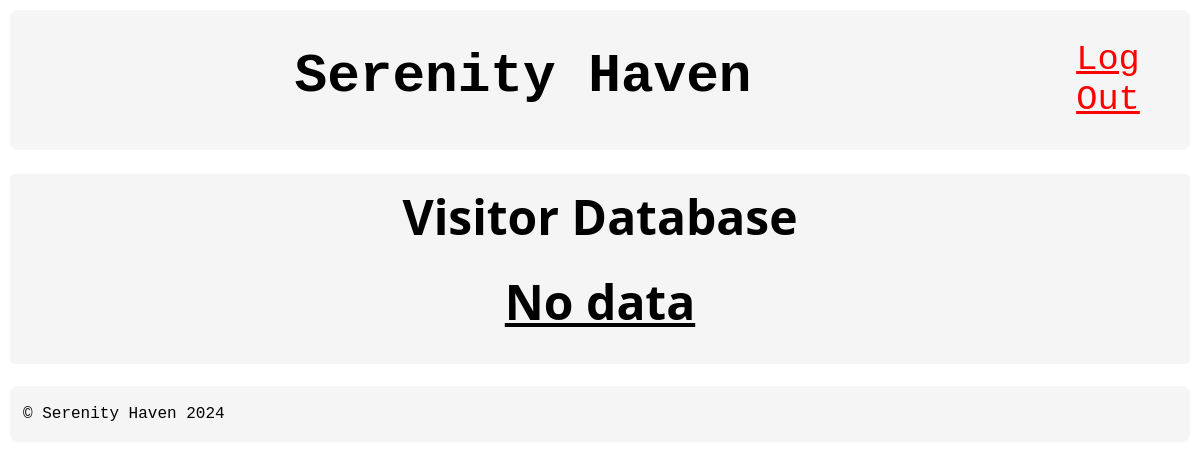
The page /mainpageSecurity.php (signed in) on the database as committed earlier.
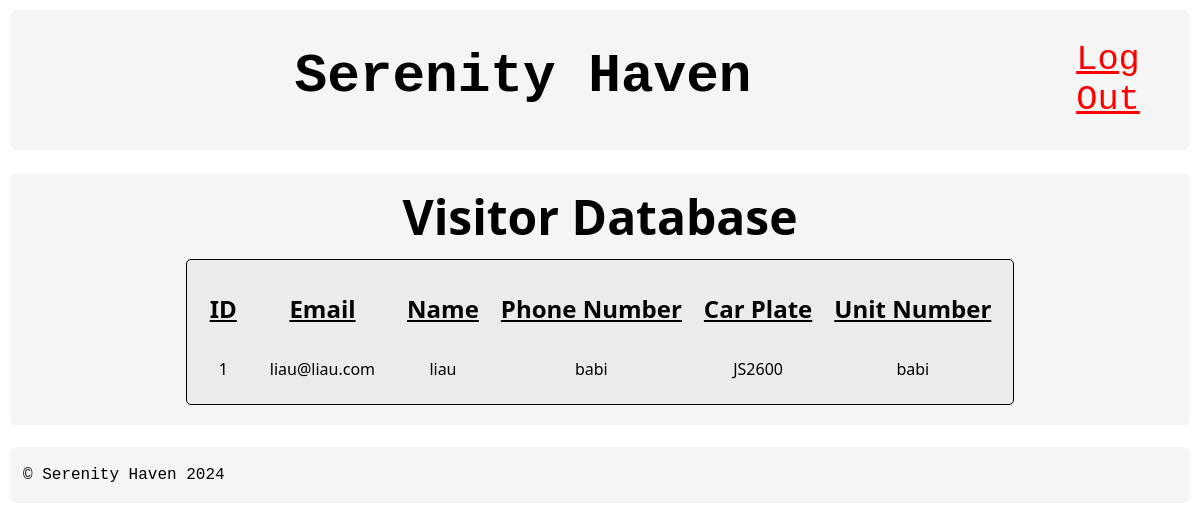
The same page on the database as committed later.
### tables this page shows
CREATE TABLE `visitor` (
  `id` int(11) NOT NULL,
  `email` varchar(255) NOT NULL,
  `name` varchar(255) NOT NULL,
  `noPhone` varchar(12) NOT NULL,
  `carPlate` varchar(10) NOT NULL,
  `noUnit` varchar(10) NOT NULL
);

### mainpageSecurity.php (the view, shortened to what this page needs)
<!DOCTYPE html>
<html lang="en">
<?php
include("session.php");
include("headerSecurity.php");
?>
<head>
</head>
<body>
	<div class="visitor">
		<h1>Visitor Database</h1>
		<?php
		$query = "SELECT * FROM visitor";
		$result = mysqli_query($conn, $query) or die(mysql_error());
		if (mysqli_num_rows ($result) > 0)
		{
			echo "<table class='table'>";
			echo "<col>";
			echo "<col>";
			echo "<col>";
			echo "<tr>";
			echo "<th>ID</th>";
			echo "<th>Email</th>";
			echo "<th>Name</th>";
			echo "<th>Phone Number</th>";
			echo "<th>Car Plate</th>";
			echo "<th>Unit Number</th>";
			while ($row = mysqli_fetch_assoc($result))
			{
				echo "<tr>";
				echo "<td>".$row['id']."</td>";
				echo "<td>".$row['email']."</td>";
				echo "<td>".$row['name']."</td>";
				echo "<td>".$row['noPhone']."</td>";
				echo "<td>".$row['carPlate']."</td>";
				echo "<td>".$row['noUnit']."</td>";
				echo "</tr>";
			}
			echo"</table>";
		}
		else{
			echo"<h1><u>No data</u></h1>";
		}
		?>
	</div>
</body>
<?php
include("footer.php");
?>
</html>

### headerSecurity.php (shortened to what this page needs)
<!DOCTYPE html>
<html lang="en" class="theme">
<head>
</head>
<body>
<div class="header">
    <div class="left">
		<h1><a href="mainpageUser.php">Serenity Haven</a></h1>
  	</div>
	<div class="right">
		<a href="logout.php">Log Out</a>
	</div>
</div>
</body>
</html>

### footer.php (shortened to what this page needs)
<!DOCTYPE html>
<html lang="en">
<head>
</head>
<body>
	<br>
	<div class="footer">
		<p>© Serenity Haven 2024</p>
	</div>
</body>
</html>

### headerSecurity.php (style rules this page uses)
.theme { --text: black; --background: rgba(235, 235, 235, 0.5); --sidebarBackground: rgba(235, 235, 235, 0.95); --overlay: rgba(255, 255, 255, 0.5); --arrowHover: rgba(0, 0, 0, 0.3); --table: rgba(235, 235, 235); }
.header { display: flex; font-family: andale mono, monospace; font-size: 170%; background: var(--background); text-align: center; transition: 0.5s; border-radius: 8px; }
.header .left { flex: 90%; color: var(--text); border-radius: 8px; }
.header .left a { color: var(--text); text-decoration: none; }
.header .right { flex: 10%; font-size: 130%; cursor: pointer; color: var(--text); padding: 30px 25px 30px 15px; border-radius: 8px; }
.header .right a { color: red; }

### footer.php (style rules this page uses)
.footer { color: var(--text); background: var(--background); display: flex; font-family: andale mono, monospace; border-radius: 8px; font-size: 100%; padding: 3px; transition: 0.5s; text-align: left; }
.footer p { padding-left: 10px; }

Rows that differ between the two databases and show on the page:
added visitor: id "1", email "liau@liau.com", name "liau", noPhone "babi", carPlate "JS2600", noUnit "babi"
Other text that changed with them:
text no longer shown: "No data"
text now shown: "ID Email Name Phone Number Car Plate Unit Number"
